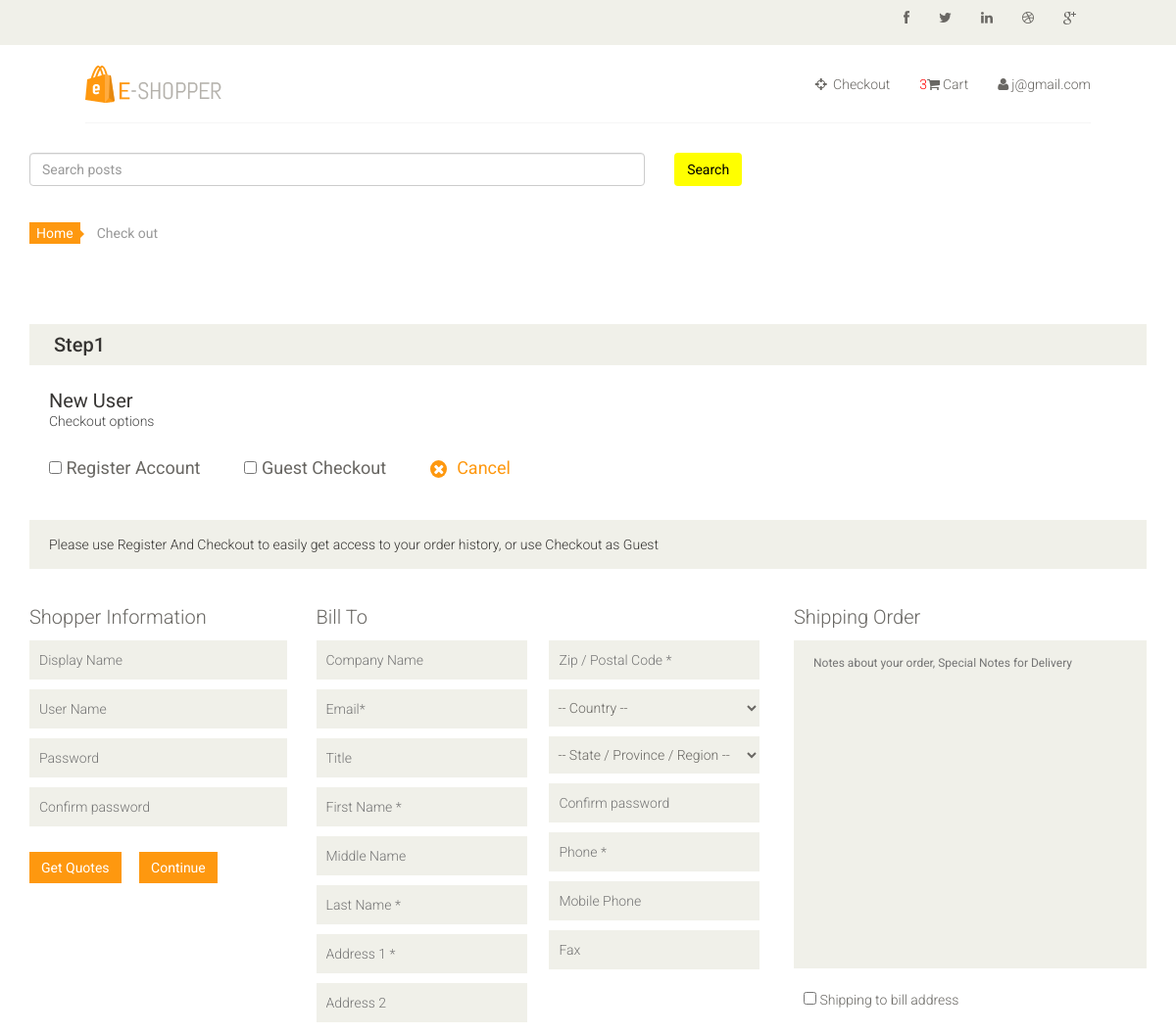
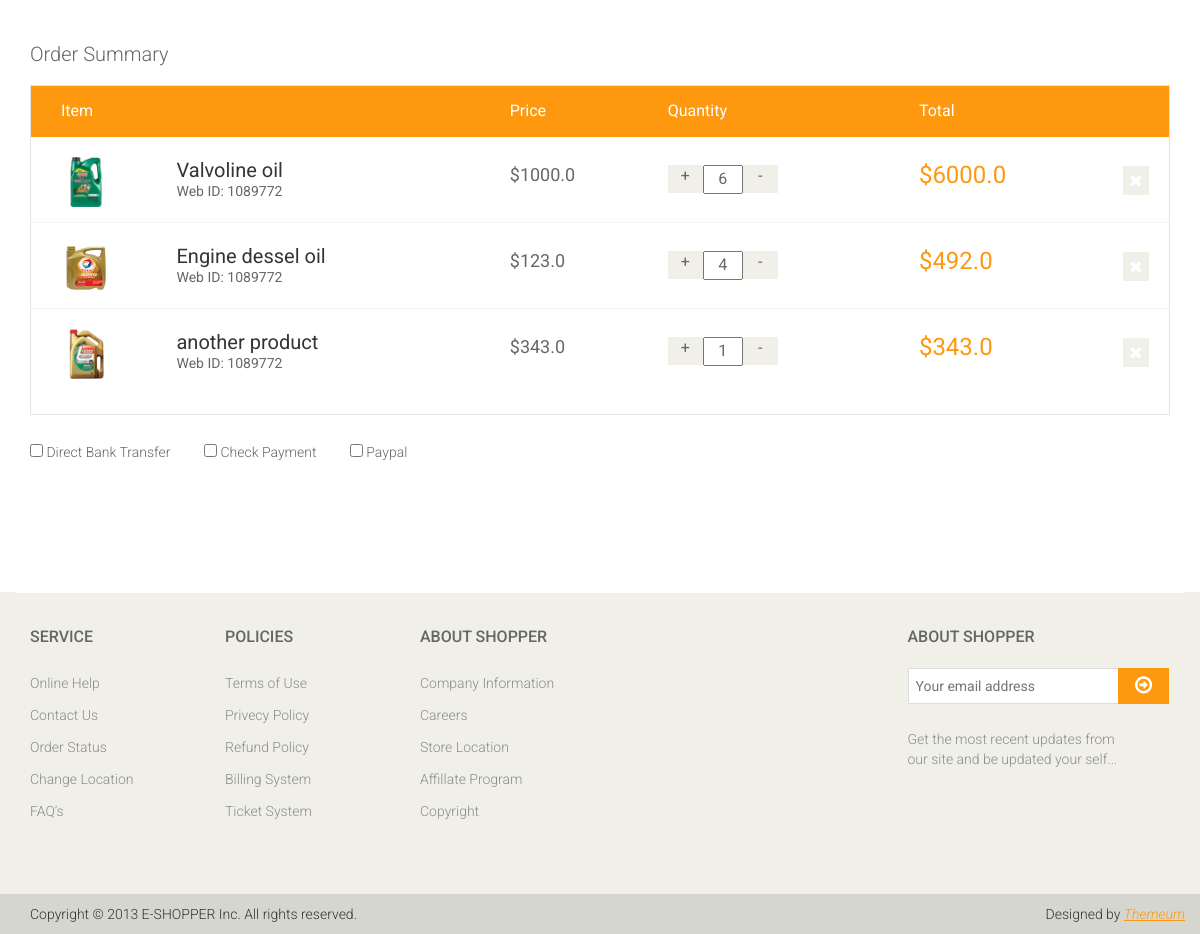
/checkout/ (signed in), run on the app's committed database (2 pictures, top to bottom).
### authentication/models.py (models this page shows, shortened)
class User(AbstractBaseUser, PermissionsMixin, ):
    username = models.CharField(max_length=16, unique=True, blank=True, null=True)
    email = models.EmailField(db_index=True, unique=True)
    is_active = models.BooleanField(default=True)
    is_staff = models.BooleanField(default=False)
    USERNAME_FIELD = 'email'
    mobile = models.IntegerField(default=0, null=True, blank=True)
    objects = UserManager()
    class Meta:
        verbose_name = 'user'
        verbose_name_plural = 'users'

### store/models.py (models this page shows, shortened)
class Order(models.Model):
    ref_id = models.CharField(max_length=40, null=True)
    customer = models.ForeignKey(settings.AUTH_USER_MODEL, on_delete=models.SET_NULL, blank=True, null=True)
    date_ordered = models.DateTimeField(auto_now_add=True)
    order_items = models.ManyToManyField(OrderItem)
    ordered = models.BooleanField(default=False, null=True)
    deliveryInfo = models.ForeignKey('OrderDeliveryInfo', on_delete=models.CASCADE, null=True)
    shippingAddress = models.ForeignKey('ShippingAddress', on_delete=models.CASCADE, null=True)
    transaction_id = models.CharField(max_length=200, null=True)

class OrderItem(models.Model):
    customer = models.ForeignKey(settings.AUTH_USER_MODEL, on_delete=models.CASCADE, null=True)
    product = models.ForeignKey(Product, on_delete=models.SET_NULL, blank=True, null=True)
    ordered = models.BooleanField(default=False, null=True)
    quantity = models.IntegerField(default=1, null=True, blank=True)
    date_added = models.DateTimeField(auto_now_add=True)
    class Meta:
        verbose_name_plural = 'Ordered products'
    @property
    def get_total(self):
        total = self.product.price * self.quantity
        return total

class Product(models.Model):
    author = models.ForeignKey(settings.AUTH_USER_MODEL, on_delete=models.CASCADE, null=True)
    sub_category = models.ForeignKey(SubSubCategory, on_delete=models.CASCADE, null=True)
    name = models.CharField(max_length=200, null=True)
    price = models.FloatField()
    discount = models.CharField(max_length=200, null=True, blank=True)
    digital = models.BooleanField(default=False, null=True, blank=False)
    image = models.ImageField(null=True, blank=True)
    available = models.CharField(max_length=30, null=True, blank=True)
    label = models.CharField(max_length=30, null=True)
    description = models.TextField(max_length=20, null=True)
    def get_add_to_cart_url(self):
        return reverse('add_to_cart', kwargs={
            'pk': self.pk
        })
    def get_remove_from_cart_url(self):
        return reverse('remove_from_cart', kwargs={
            'pk': self.pk
        })
    def get_remove_single_item_from_cart(self):
        return reverse('remove_single_item_from_cart', kwargs={'pk': self.pk})

### store/views.py (the view, shortened to what this page needs)
# urls.py: path('checkout/', views.CheckOut.as_view(), name="checkout"),
class CheckOut(View):
    def get(self, *args, **kwargs):
        order = Order.objects.get(customer=self.request.user, ordered=False)
        form = CheckoutForm()
        context = {
            'order': order,
            'form': form
        }
        return render(self.request, 'store/checkout.html', context)

### store/forms.py
class CheckoutForm(forms.Form):
    address = forms.CharField(widget=forms.TextInput(attrs={
        'class': 'form-control',
        'placeholder': 'address(Town)'
    }))
    city = forms.CharField(widget=forms.TextInput(attrs={
        'class': 'form-control',
        'placeholder': 'city'
    }))
    state = forms.CharField(widget=forms.TextInput(attrs={
        'class': 'form-control',
        'placeholder': 'state'
    }))
    zipcode = forms.CharField(widget=forms.TextInput(attrs={
        'class': 'form-control',
        'placeholder': 'zipCode'
    }))
    description = forms.CharField(widget=forms.Textarea(attrs={
        'class': 'form-control',
        'cols': 23,
        'rows': 2,
        'placeholder': 'Description'
    }))

### store/templatetags/cart_template_tags.py (called while the page is built)
@register.filter
def cart_item_count(user):
    if user.is_authenticated:
        qs = Order.objects.filter(customer=user, ordered=False)
        if qs.exists():
            return qs[0].order_items.count()
    return 0

### templates/store/checkout.html (shortened to what this page needs)
{% extends 'base.html'%}
{% load static %}
{% block content %}
	<section id="cart_items">
		<div class="container">
			<div class="breadcrumbs">
				<ol class="breadcrumb">
				  <li><a href="#">Home</a></li>
				  <li class="active">Check out</li>
				</ol>
			</div>
			<div class="step-one">
				<h2 class="heading">Step1</h2>
			</div>
			<div class="checkout-options">
				<h3>New User</h3>
				<p>Checkout options</p>
				<ul class="nav">
					<li>
						<label><input type="checkbox"> Register Account</label>
					</li>
					<li>
						<label><input type="checkbox"> Guest Checkout</label>
					</li>
					<li>
						<a href=""><i class="fa fa-times"></i>Cancel</a>
					</li>
				</ul>
			</div>
			<div class="register-req">
				<p>Please use Register And Checkout to easily get access to your order history, or use Checkout as Guest</p>
			</div>
			<div class="shopper-informations">
				<div class="row">
					<div class="col-sm-3">
						<div class="shopper-info">
							<p>Shopper Information</p>
							<form>
								<input type="text" placeholder="Display Name">
								<input type="text" placeholder="User Name">
								<input type="password" placeholder="Password">
								<input type="password" placeholder="Confirm password">
							</form>
							<a class="btn btn-primary" href="">Get Quotes</a>
							<a class="btn btn-primary" href="">Continue</a>
						</div>
					</div>
					<div class="col-sm-5 clearfix">
						<div class="bill-to">
							<p>Bill To</p>
							<div class="form-one">
								<form>
									<input type="text" placeholder="Company Name">
									<input type="text" placeholder="Email*">
									<input type="text" placeholder="Title">
									<input type="text" placeholder="First Name *">
									<input type="text" placeholder="Middle Name">
									<input type="text" placeholder="Last Name *">
									<input type="text" placeholder="Address 1 *">
									<input type="text" placeholder="Address 2">
								</form>
							</div>
							<div class="form-two">
								<form>
									<input type="text" placeholder="Zip / Postal Code *">
									<select>
										<option>-- Country --</option>
									</select>
									<select>
										<option>-- State / Province / Region --</option>
									</select>
									<input type="password" placeholder="Confirm password">
									<input type="text" placeholder="Phone *">
									<input type="text" placeholder="Mobile Phone">
									<input type="text" placeholder="Fax">
								</form>
							</div>
						</div>
					</div>
					<div class="col-sm-4">
						<div class="order-message">
							<p>Shipping Order</p>
							<textarea name="message"  placeholder="Notes about your order, Special Notes for Delivery" rows="16"></textarea>
							<label><input type="checkbox"> Shipping to bill address</label>
						</div>
					</div>
				</div>
			</div>
			<div class="review-payment">
				<h2>Order Summary</h2>
			</div>
			<div class="table-responsive cart_info">
				<table class="table table-condensed">
					<thead>
						<tr class="cart_menu">
							<td class="image">Item</td>
							<td class="description"></td>
							<td class="price">Price</td>
							<td class="quantity">Quantity</td>
							<td class="total">Total</td>
							<td></td>
						</tr>
					</thead>
					<tbody>
					{% for order_item in order.order_items.all %}
						<tr>
							<td class="cart_product">
								<a href=""><img style="width:50px; height:50px;" src="{{ order_item.product.image.url}}" alt=""></a>
							</td>
							<td class="cart_description">
								<h4><a href="">{{order_item.product.name}}</a></h4>
								<p>Web ID: 1089772</p>
							</td>
							<td class="cart_price">
								<p>${{order_item.product.price}}</p>
							</td>
							<td class="cart_quantity">
								<div class="cart_quantity_button">
									<a class="cart_quantity_up" href="{{order_item.product.get_add_to_cart_url}}"> + </a>
									<input class="cart_quantity_input" type="text" name="quantity" value="{{order_item.quantity}}" autocomplete="off" size="2">
									<a class="cart_quantity_down" href="{{order_item.product.get_remove_single_item_from_cart}}"> - </a>
								</div>
							</td>
							<td class="cart_total">
								<p class="cart_total_price">${{order_item.get_total}}</p>
							</td>
							<td class="cart_delete">
								<a class="cart_quantity_delete" href="{{order_item.product.get_remove_from_cart_url}}"><i class="fa fa-times"></i></a>
							</td>
						</tr>
					{%endfor%}
					</tbody>
				</table>
			</div>
			<div class="payment-options">
					<span>
						<label><input type="checkbox"> Direct Bank Transfer</label>
					</span>
					<span>
						<label><input type="checkbox"> Check Payment</label>
					</span>
					<span>
						<label><input type="checkbox"> Paypal</label>
					</span>
				</div>
		</div>
	</section>
{% endblock content %}

### templates/base.html (shortened to what this page needs)
<!DOCTYPE html>
<html lang="en">
<head>
	{% load static %}
	{% load cart_template_tags %}
    <link href="{% static 'css/bootstrap.min.css'%}" rel="stylesheet">
    <link href="{% static 'css/font-awesome.min.css'%}" rel="stylesheet">
    <link href="{% static 'css/prettyPhoto.css'%}" rel="stylesheet">
    <link href="{% static 'css/price-range.css'%}" rel="stylesheet">
    <link href="{% static 'css/animate.css'%}" rel="stylesheet">
	<link href="{% static 'css/main.css'%}" rel="stylesheet">
	<link href="{% static 'css/responsive.css'%}" rel="stylesheet">
</head>
<body>
<div class="header_top">
	<div class="container " style="width:88%;">
		<div class="row">
			<div class="col-sm-12">
				<div class="social-icons pull-right">
					<ul class="nav navbar-nav">
						<li><a href="#"><i class="fa fa-facebook"></i></a></li>
						<li><a href="#"><i class="fa fa-twitter"></i></a></li>
						<li><a href="#"><i class="fa fa-linkedin"></i></a></li>
						<li><a href="#"><i class="fa fa-dribbble"></i></a></li>
						<li><a href="#"><i class="fa fa-google-plus"></i></a></li>
					</ul>
				</div>
			</div>
		</div>
	</div><div class="container " style="width:88%;">
		<div class="row">
			<div class="col-sm-12">
			</div>
		</div>
	</div>
</div>
<div class="header-middle">
	<div class="container" style="width:88%;">
		<div class="row">
			<div class="col-sm-4">
				<div class="logo pull-left">
					<a href="{%url 'home'%}"><img src="{% static 'images/home/logo.png'%}" alt="" /></a>
				</div>
			</div>
			<div class="col-sm-8">
				<div class="shop-menu pull-right">
					<ul class="nav navbar-nav">
						<li><a href="{% url 'checkout'%}"><i class="fa fa-crosshairs"></i> Checkout</a></li>
						<li><a href="{% url 'cart' %}"><span style="color:red;">{{request.user|cart_item_count}}</span><i class="fa fa-shopping-cart"> </i>Cart</a></li>
						{% if user.is_authenticated %}
						<li class="dropdown"><a href=""><i class="fa fa-user"></i>{{user.email}}</a></i>
						</li>
						{% else %}
						<li><a href="{% url 'sign_in' %}"><i class="fa fa-lock"></i>login</a></li>
						<li><a href="{% url 'sign_up' %}"><i class="fa fa-lock"></i>Register</a></li>
						{% endif %}
					</ul>
				</div>
			</div>
		</div>
	</div>
</div>
<div class="header-bottom">
	<div class="container">
		<div class="row">
			<div class="col-sm-9">
				{% include 'store/search.html'%}
			</div>
		</div>
	</div>
</div>
	{% block content %}
	{% endblock content %}
	<footer id="footer">
		<div class="footer-widget">
			<div class="container">
				<div class="row">
					<div class="col-sm-2">
						<div class="single-widget">
							<h2>Service</h2>
							<ul class="nav nav-pills nav-stacked">
								<li><a href="#">Online Help</a></li>
								<li><a href="#">Contact Us</a></li>
								<li><a href="#">Order Status</a></li>
								<li><a href="#">Change Location</a></li>
								<li><a href="#">FAQ’s</a></li>
							</ul>
						</div>
					</div>
					<div class="col-sm-2">
						<div class="single-widget">
							<h2>Policies</h2>
							<ul class="nav nav-pills nav-stacked">
								<li><a href="#">Terms of Use</a></li>
								<li><a href="#">Privecy Policy</a></li>
								<li><a href="#">Refund Policy</a></li>
								<li><a href="#">Billing System</a></li>
								<li><a href="#">Ticket System</a></li>
							</ul>
						</div>
					</div>
					<div class="col-sm-4">
						<div class="single-widget">
							<h2>About Shopper</h2>
							<ul class="nav nav-pills nav-stacked">
								<li><a href="#">Company Information</a></li>
								<li><a href="#">Careers</a></li>
								<li><a href="#">Store Location</a></li>
								<li><a href="#">Affillate Program</a></li>
								<li><a href="#">Copyright</a></li>
							</ul>
						</div>
					</div>
					<div class="col-sm-3 col-sm-offset-1">
						<div class="single-widget">
							<h2>About Shopper</h2>
							<form action="#" class="searchform">
								<input type="text" placeholder="Your email address" />
								<button type="submit" class="btn btn-default"><i class="fa fa-arrow-circle-o-right"></i></button>
								<p>Get the most recent updates from <br />our site and be updated your self...</p>
							</form>
						</div>
					</div>
				</div>
			</div>
		</div>
		<div class="footer-bottom">
			<div class="container">
				<div class="row">
					<p class="pull-left">Copyright © 2013 E-SHOPPER Inc. All rights reserved.</p>
					<p class="pull-right">Designed by <span><a target="_blank" href="http://www.themeum.com">Themeum</a></span></p>
				</div>
			</div>
		</div>
	</footer>
</body>
</html>

### data on the page
User: user|cart_item_count "3", email "j@gmail.com"
OrderItem: product.image (picture), product.name "Valvoline oil", product.price "1000.0", quantity "6", get_total "6000.0"
OrderItem: product.image (picture), product.name "Engine dessel oil", product.price "123.0", quantity "4", get_total "492.0"
OrderItem: product.image (picture), product.name "another product", product.price "343.0", quantity "1", get_total "343.0"
